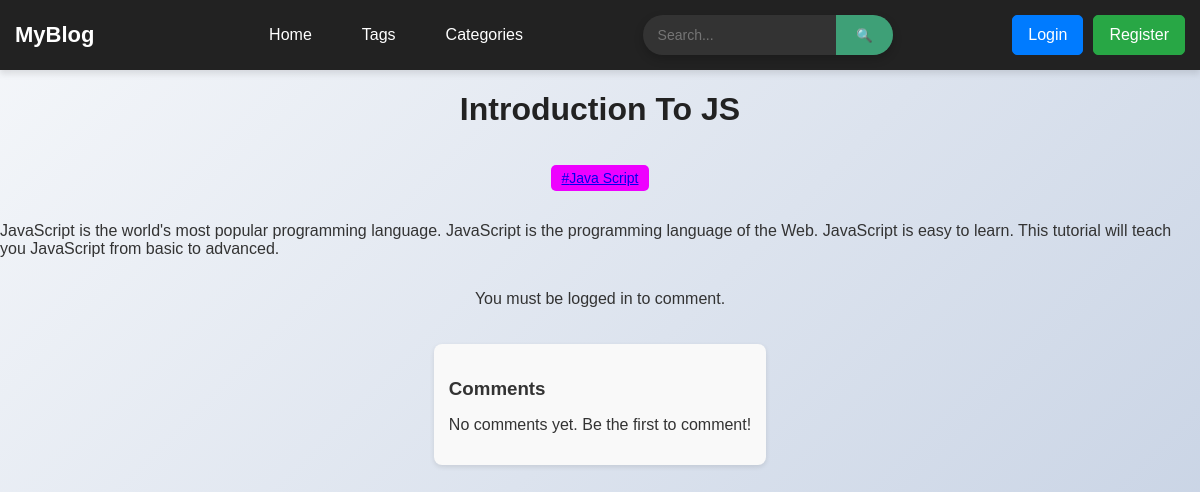
/19, run on the app's committed database.
### posts/models.py (models this page shows, shortened)
class Post(models.Model):
    post_title = models.CharField(max_length=60)
    post_content = models.TextField()
    publish_date = models.DateField(auto_now=True)
    tags = models.ManyToManyField(Tag)
    post_image = models.ImageField(upload_to='post', default='post/1.png')

class Tag(models.Model):
    name = models.CharField(max_length=50)
    def __str__(self):
        return self.name

### posts/views.py (the view)
# urls.py: path('<int:id>', views.post, name='post'),
def post(request, id):
    post = get_object_or_404(Post, id=id)
    if request.method == 'POST':
        form = CommentForm(request.POST)
        if form.is_valid():
            comment = form.save(commit=False)
            comment.post = post
            comment.user = request.user
            comment.save()
            return HttpResponseRedirect(reverse('post', args=[id]))
    else:
        form = CommentForm()
    return render(request, 'post.html', {"post_dict": post, 'form': form,
                                          'comments' : post.comment_set.all()})

### posts/form.py
class CommentForm(forms.ModelForm):
    class Meta:
        model = Comment
        exclude = [
            'post',
            'user'
        ]

### posts/context_processors.py (called while the page is built)
def categories(request):
    category = ['Programming', 'food', 'travel']
    return({'category':category})

### posts/templates/post.html
{% extends 'base.html' %}
{% load static %}
{% block body %}
    <h1>{{ post_dict.post_title }}</h1>
    <div class="post-tags">
        {% for tag in post_dict.tags.all %}
        <span class="tag"><a href="{% url 'tag' tag.id %}"> #{{ tag }} </a></span>
        {% endfor %}
    </div>
    <p>{{ post_dict.post_content }}</p>
    {% if user.is_authenticated %}
        <form method="POST">
            {% csrf_token %}
            {{ form.as_p }}
            <button type="submit">Comment</button>
        </form>
    {% else %}
        <p>You must be logged in to comment.</p>
    {% endif %}
    <div class="comments-section">
        <h3>Comments</h3>
        {% for comment in comments %}
            <div class="comment">
                <strong>{{ comment.user.username }}</strong>
                <p>{{ comment.Comment }}</p>
            </div>
        {% empty %}
            <p>No comments yet. Be the first to comment!</p>
        {% endfor %}
    </div>
{% endblock body %}

### static/style.css (style rules this page uses)
body { font-family: 'Arial', sans-serif; background: linear-gradient(135deg, #f5f7fa, #c3cfe2); color: #333; display: flex; flex-direction: column; align-items: center; min-height: 100vh; margin: 0; padding: 0; }
h1, h2 { color: #222; }
.post-tags { margin: 10px 0; padding: 5px 0; display: flex; gap: 8px; }
.tag { background-color: #ee00ff; color: white; padding: 5px 10px; border-radius: 5px; font-size: 14px; display: inline-block; transition: all 0.3s ease; }
.comments-section { margin-top: 20px; padding: 15px; background: #f9f9f9; border-radius: 8px; box-shadow: 0px 2px 5px rgba(0, 0, 0, 0.1); }
.comments-section h3 { margin-bottom: 10px; color: #333; }

### data on the page
Post: post_title "Introduction To JS", post_content "JavaScript is the world's most popular programming language. JavaScript is the programming language of the Web. JavaScript is easy to learn. This tutorial will teach you JavaScript from basic to advanced."
Tag: name "Java Script"
